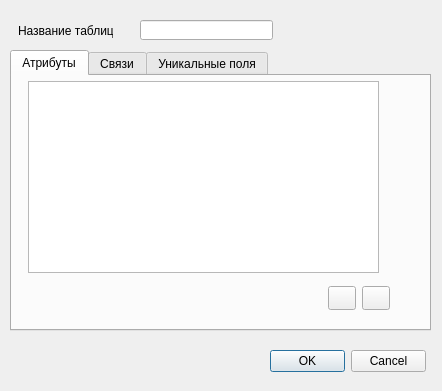
<?xml version="1.0" encoding="UTF-8"?>
<ui version="4.0">
 <class>TableSetting</class>
 <widget class="QDialog" name="TableSetting">
  <property name="windowModality">
   <enum>Qt::ApplicationModal</enum>
  </property>
  <property name="geometry">
   <rect>
    <x>0</x>
    <y>0</y>
    <width>442</width>
    <height>391</height>
   </rect>
  </property>
  <property name="windowTitle">
   <string>Настройки таблицы</string>
  </property>
  <property name="modal">
   <bool>true</bool>
  </property>
  <widget class="QDialogButtonBox" name="buttonBox">
   <property name="geometry">
    <rect>
     <x>270</x>
     <y>350</y>
     <width>156</width>
     <height>23</height>
    </rect>
   </property>
   <property name="sizePolicy">
    <sizepolicy hsizetype="Maximum" vsizetype="Maximum">
     <horstretch>0</horstretch>
     <verstretch>0</verstretch>
    </sizepolicy>
   </property>
   <property name="orientation">
    <enum>Qt::Horizontal</enum>
   </property>
   <property name="standardButtons">
    <set>QDialogButtonBox::Cancel|QDialogButtonBox::Ok</set>
   </property>
  </widget>
  <widget class="QTabWidget" name="tabWidget">
   <property name="geometry">
    <rect>
     <x>10</x>
     <y>50</y>
     <width>421</width>
     <height>281</height>
    </rect>
   </property>
   <property name="currentIndex">
    <number>0</number>
   </property>
   <widget class="QWidget" name="tab">
    <attribute name="title">
     <string>Атрибуты</string>
    </attribute>
    <widget class="QTableView" name="tableViewSitting">
     <property name="geometry">
      <rect>
       <x>16</x>
       <y>5</y>
       <width>351</width>
       <height>192</height>
      </rect>
     </property>
     <property name="sizePolicy">
      <sizepolicy hsizetype="Maximum" vsizetype="Maximum">
       <horstretch>0</horstretch>
       <verstretch>0</verstretch>
      </sizepolicy>
     </property>
    </widget>
    <widget class="QPushButton" name="PlusItem">
     <property name="enabled">
      <bool>true</bool>
     </property>
     <property name="geometry">
      <rect>
       <x>316</x>
       <y>210</y>
       <width>28</width>
       <height>24</height>
      </rect>
     </property>
     <property name="sizePolicy">
      <sizepolicy hsizetype="Maximum" vsizetype="Maximum">
       <horstretch>0</horstretch>
       <verstretch>0</verstretch>
      </sizepolicy>
     </property>
     <property name="text">
      <string/>
     </property>
     <property name="icon">
      <iconset>
       <normaloff>ico/add.ico</normaloff>ico/add.ico</iconset>
     </property>
    </widget>
    <widget class="QPushButton" name="MinusItem">
     <property name="geometry">
      <rect>
       <x>350</x>
       <y>210</y>
       <width>28</width>
       <height>24</height>
      </rect>
     </property>
     <property name="sizePolicy">
      <sizepolicy hsizetype="Maximum" vsizetype="Maximum">
       <horstretch>0</horstretch>
       <verstretch>0</verstretch>
      </sizepolicy>
     </property>
     <property name="text">
      <string/>
     </property>
     <property name="icon">
      <iconset>
       <normaloff>ico/subtract.ico</normaloff>ico/subtract.ico</iconset>
     </property>
    </widget>
   </widget>
   <widget class="QWidget" name="tab_2">
    <attribute name="title">
     <string>Связи</string>
    </attribute>
    <widget class="QTableView" name="tableViewConection">
     <property name="geometry">
      <rect>
       <x>30</x>
       <y>20</y>
       <width>351</width>
       <height>201</height>
      </rect>
     </property>
    </widget>
   </widget>
   <widget class="QWidget" name="tab_3">
    <attribute name="title">
     <string>Уникальные поля</string>
    </attribute>
   </widget>
  </widget>
  <widget class="QLineEdit" name="lineEdit">
   <property name="geometry">
    <rect>
     <x>140</x>
     <y>20</y>
     <width>133</width>
     <height>20</height>
    </rect>
   </property>
   <property name="sizePolicy">
    <sizepolicy hsizetype="Maximum" vsizetype="Maximum">
     <horstretch>0</horstretch>
     <verstretch>0</verstretch>
    </sizepolicy>
   </property>
  </widget>
  <widget class="QLabel" name="label">
   <property name="geometry">
    <rect>
     <x>18</x>
     <y>23</y>
     <width>95</width>
     <height>16</height>
    </rect>
   </property>
   <property name="sizePolicy">
    <sizepolicy hsizetype="Maximum" vsizetype="Maximum">
     <horstretch>0</horstretch>
     <verstretch>0</verstretch>
    </sizepolicy>
   </property>
   <property name="text">
    <string>Название таблицы</string>
   </property>
  </widget>
 </widget>
 <resources/>
 <connections>
  <connection>
   <sender>buttonBox</sender>
   <signal>rejected()</signal>
   <receiver>TableSetting</receiver>
   <slot>reject()</slot>
   <hints>
    <hint type="sourcelabel">
     <x>316</x>
     <y>260</y>
    </hint>
    <hint type="destinationlabel">
     <x>286</x>
     <y>274</y>
    </hint>
   </hints>
  </connection>
  <connection>
   <sender>buttonBox</sender>
   <signal>accepted()</signal>
   <receiver>TableSetting</receiver>
   <slot>accept()</slot>
   <hints>
    <hint type="sourcelabel">
     <x>248</x>
     <y>254</y>
    </hint>
    <hint type="destinationlabel">
     <x>157</x>
     <y>274</y>
    </hint>
   </hints>
  </connection>
 </connections>
</ui>
